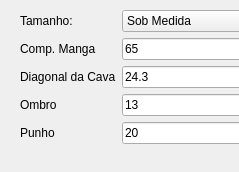
<?xml version="1.0" encoding="UTF-8"?>
<ui version="4.0">
 <class>Form</class>
 <widget class="QWidget" name="Form">
  <property name="geometry">
   <rect>
    <x>0</x>
    <y>0</y>
    <width>239</width>
    <height>172</height>
   </rect>
  </property>
  <property name="minimumSize">
   <size>
    <width>239</width>
    <height>170</height>
   </size>
  </property>
  <property name="windowTitle">
   <string>Form</string>
  </property>
  <widget class="QWidget" name="layoutWidget">
   <property name="geometry">
    <rect>
     <x>20</x>
     <y>10</y>
     <width>236</width>
     <height>146</height>
    </rect>
   </property>
   <layout class="QFormLayout" name="formLayout">
    <item row="1" column="0">
     <widget class="QLabel" name="label">
      <property name="text">
       <string>Comp. Manga</string>
      </property>
     </widget>
    </item>
    <item row="1" column="1">
     <widget class="QLineEdit" name="CompMangaComprida">
      <property name="text">
       <string>65</string>
      </property>
     </widget>
    </item>
    <item row="4" column="0">
     <widget class="QLabel" name="LabelPunho">
      <property name="enabled">
       <bool>true</bool>
      </property>
      <property name="text">
       <string>Punho</string>
      </property>
     </widget>
    </item>
    <item row="4" column="1">
     <widget class="QLineEdit" name="PunhoCamisa">
      <property name="enabled">
       <bool>true</bool>
      </property>
      <property name="text">
       <string>20</string>
      </property>
     </widget>
    </item>
    <item row="2" column="0">
     <widget class="QLabel" name="label_2">
      <property name="text">
       <string>Diagonal da Cava</string>
      </property>
     </widget>
    </item>
    <item row="2" column="1">
     <widget class="QLineEdit" name="AltCava">
      <property name="text">
       <string>24.3</string>
      </property>
     </widget>
    </item>
    <item row="3" column="0">
     <widget class="QLabel" name="LabelPunho_2">
      <property name="enabled">
       <bool>true</bool>
      </property>
      <property name="text">
       <string>Ombro</string>
      </property>
     </widget>
    </item>
    <item row="3" column="1">
     <widget class="QLineEdit" name="Ombro">
      <property name="text">
       <string>13</string>
      </property>
     </widget>
    </item>
    <item row="0" column="1">
     <widget class="QComboBox" name="Tamanho">
      <property name="minimumSize">
       <size>
        <width>0</width>
        <height>0</height>
       </size>
      </property>
      <item>
       <property name="text">
        <string>Sob Medida</string>
       </property>
      </item>
      <item>
       <property name="text">
        <string>36</string>
       </property>
      </item>
      <item>
       <property name="text">
        <string>38</string>
       </property>
      </item>
      <item>
       <property name="text">
        <string>40</string>
       </property>
      </item>
      <item>
       <property name="text">
        <string>42</string>
       </property>
      </item>
      <item>
       <property name="text">
        <string>44</string>
       </property>
      </item>
      <item>
       <property name="text">
        <string>46</string>
       </property>
      </item>
      <item>
       <property name="text">
        <string>48</string>
       </property>
      </item>
      <item>
       <property name="text">
        <string>50</string>
       </property>
      </item>
      <item>
       <property name="text">
        <string>52</string>
       </property>
      </item>
      <item>
       <property name="text">
        <string>54</string>
       </property>
      </item>
      <item>
       <property name="text">
        <string>56</string>
       </property>
      </item>
      <item>
       <property name="text">
        <string>58</string>
       </property>
      </item>
      <item>
       <property name="text">
        <string>60</string>
       </property>
      </item>
      <item>
       <property name="text">
        <string>62</string>
       </property>
      </item>
     </widget>
    </item>
    <item row="0" column="0">
     <widget class="QLabel" name="label_6">
      <property name="text">
       <string>Tamanho:</string>
      </property>
     </widget>
    </item>
   </layout>
  </widget>
 </widget>
 <resources/>
 <connections/>
</ui>
